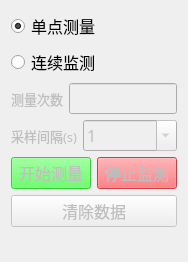
          <widget class="QWidget" name="page_2">
           <property name="geometry">
            <rect>
             <x>0</x>
             <y>0</y>
             <width>176</width>
             <height>241</height>
            </rect>
           </property>
           <attribute name="label">
            <string>测量平均浓度</string>
           </attribute>
           <layout class="QVBoxLayout" name="verticalLayout_14" stretch="0,0,0,0,1">
            <item>
             <widget class="QRadioButton" name="radioButton_single">
              <property name="font">
               <font>
                <family>微软雅黑</family>
                <pointsize>12</pointsize>
               </font>
              </property>
              <property name="text">
               <string>单点测量</string>
              </property>
              <property name="checkable">
               <bool>true</bool>
              </property>
              <property name="checked">
               <bool>true</bool>
              </property>
             </widget>
            </item>
            <item>
             <layout class="QVBoxLayout" name="verticalLayout_5">
              <item>
               <layout class="QHBoxLayout" name="horizontalLayout_40" stretch="0,1">
                <item>
                 <widget class="QRadioButton" name="radioButton_longtime">
                  <property name="sizePolicy">
                   <sizepolicy hsizetype="Fixed" vsizetype="Fixed">
                    <horstretch>0</horstretch>
                    <verstretch>0</verstretch>
                   </sizepolicy>
                  </property>
                  <property name="font">
                   <font>
                    <family>微软雅黑</family>
                    <pointsize>12</pointsize>
                   </font>
                  </property>
                  <property name="text">
                   <string>连续监测</string>
                  </property>
                 </widget>
                </item>
                <item>
                 <widget class="QLabel" name="label_8">
                  <property name="text">
                   <string/>
                  </property>
                 </widget>
                </item>
               </layout>
              </item>
              <item>
               <layout class="QHBoxLayout" name="horizontalLayout_30" stretch="0,1">
                <item>
                 <widget class="QLabel" name="label_12">
                  <property name="enabled">
                   <bool>false</bool>
                  </property>
                  <property name="sizePolicy">
                   <sizepolicy hsizetype="Fixed" vsizetype="Preferred">
                    <horstretch>0</horstretch>
                    <verstretch>0</verstretch>
                   </sizepolicy>
                  </property>
                  <property name="font">
                   <font>
                    <family>Adobe Devanagari</family>
                    <pointsize>10</pointsize>
                   </font>
                  </property>
                  <property name="text">
                   <string>测量次数</string>
                  </property>
                 </widget>
                </item>
                <item>
                 <widget class="QLineEdit" name="cishu">
                  <property name="enabled">
                   <bool>false</bool>
                  </property>
                  <property name="sizePolicy">
                   <sizepolicy hsizetype="Expanding" vsizetype="Fixed">
                    <horstretch>0</horstretch>
                    <verstretch>0</verstretch>
                   </sizepolicy>
                  </property>
                  <property name="maximumSize">
                   <size>
                    <width>16777215</width>
                    <height>16777215</height>
                   </size>
                  </property>
                  <property name="font">
                   <font>
                    <family>Adobe Devanagari</family>
                    <pointsize>12</pointsize>
                   </font>
                  </property>
                  <property name="placeholderText">
                   <string/>
                  </property>
                 </widget>
                </item>
               </layout>
              </item>
              <item>
               <layout class="QHBoxLayout" name="horizontalLayout_4" stretch="0,1">
                <item>
                 <widget class="QLabel" name="label_19">
                  <property name="enabled">
                   <bool>false</bool>
                  </property>
                  <property name="font">
                   <font>
                    <family>Adobe Devanagari</family>
                    <pointsize>10</pointsize>
                   </font>
                  </property>
                  <property name="text">
                   <string>采样间隔(s)</string>
                  </property>
                 </widget>
                </item>
                <item>
                 <widget class="QComboBox" name="comboBox_caiyangjiange">
                  <property name="enabled">
                   <bool>false</bool>
                  </property>
                  <property name="font">
                   <font>
                    <family>Adobe Devanagari</family>
                    <pointsize>12</pointsize>
                   </font>
                  </property>
                  <property name="editable">
                   <bool>true</bool>
                  </property>
                  <item>
                   <property name="text">
                    <string>1</string>
                   </property>
                  </item>
                  <item>
                   <property name="text">
                    <string>0.1</string>
                   </property>
                  </item>
                  <item>
                   <property name="text">
                    <string>0.01</string>
                   </property>
                  </item>
                  <item>
                   <property name="text">
                    <string>0.001</string>
                   </property>
                  </item>
                  <item>
                   <property name="text">
                    <string>0.0001</string>
                   </property>
                  </item>
                  <item>
                   <property name="text">
                    <string>0.00001</string>
                   </property>
                  </item>
                  <item>
                   <property name="text">
                    <string>0.000001</string>
                   </property>
                  </item>
                  <item>
                   <property name="text">
                    <string>0.2</string>
                   </property>
                  </item>
                  <item>
                   <property name="text">
                    <string>0.3</string>
                   </property>
                  </item>
                  <item>
                   <property name="text">
                    <string>0.4</string>
                   </property>
                  </item>
                  <item>
                   <property name="text">
                    <string>0.5</string>
                   </property>
                  </item>
                  <item>
                   <property name="text">
                    <string>2</string>
                   </property>
                  </item>
                  <item>
                   <property name="text">
                    <string>3</string>
                   </property>
                  </item>
                  <item>
                   <property name="text">
                    <string>4</string>
                   </property>
                  </item>
                  <item>
                   <property name="text">
                    <string>5</string>
                   </property>
                  </item>
                  <item>
                   <property name="text">
                    <string>no set</string>
                   </property>
                  </item>
                  <item>
                   <property name="text">
                    <string/>
                   </property>
                  </item>
                 </widget>
                </item>
               </layout>
              </item>
             </layout>
            </item>
            <item>
             <layout class="QHBoxLayout" name="horizontalLayout_13">
              <item>
               <widget class="QPushButton" name="button_start">
                <property name="enabled">
                 <bool>false</bool>
                </property>
                <property name="sizePolicy">
                 <sizepolicy hsizetype="Fixed" vsizetype="Fixed">
                  <horstretch>0</horstretch>
                  <verstretch>0</verstretch>
                 </sizepolicy>
                </property>
                <property name="font">
                 <font>
                  <family>微软雅黑</family>
                  <pointsize>12</pointsize>
                 </font>
                </property>
                <property name="styleSheet">
                 <string notr="true">QPushButton {
    background-color: rgb(60, 255, 60); 
}
</string>
                </property>
                <property name="text">
                 <string>开始测量</string>
                </property>
                <property name="flat">
                 <bool>false</bool>
                </property>
               </widget>
              </item>
              <item>
               <widget class="QPushButton" name="button_stoplong">
                <property name="enabled">
                 <bool>false</bool>
                </property>
                <property name="sizePolicy">
                 <sizepolicy hsizetype="Fixed" vsizetype="Fixed">
                  <horstretch>0</horstretch>
                  <verstretch>0</verstretch>
                 </sizepolicy>
                </property>
                <property name="font">
                 <font>
                  <family>微软雅黑</family>
                  <pointsize>12</pointsize>
                 </font>
                </property>
                <property name="styleSheet">
                 <string notr="true">QPushButton {
    background-color: rgb(255, 75, 80); 
}</string>
                </property>
                <property name="text">
                 <string>停止监测</string>
                </property>
               </widget>
              </item>
             </layout>
            </item>
            <item>
             <widget class="QPushButton" name="pushButton_cleardata">
              <property name="enabled">
               <bool>false</bool>
              </property>
              <property name="sizePolicy">
               <sizepolicy hsizetype="Preferred" vsizetype="Fixed">
                <horstretch>0</horstretch>
                <verstretch>0</verstretch>
               </sizepolicy>
              </property>
              <property name="font">
               <font>
                <family>微软雅黑</family>
                <pointsize>12</pointsize>
               </font>
              </property>
              <property name="toolTip">
               <string/>
              </property>
              <property name="text">
               <string>清除数据</string>
              </property>
             </widget>
            </item>
            <item>
             <widget class="QLabel" name="label_43">
              <property name="font">
               <font>
                <family>Adobe Devanagari</family>
                <pointsize>10</pointsize>
               </font>
              </property>
              <property name="text">
               <string/>
              </property>
             </widget>
            </item>
           </layout>
          </widget>
